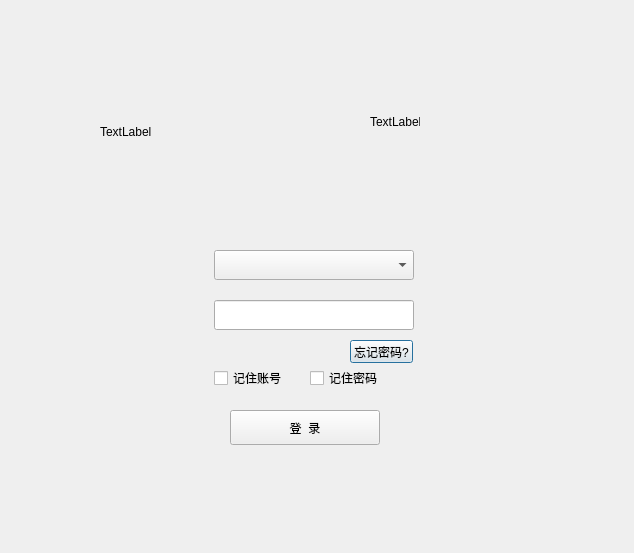
<?xml version="1.0" encoding="UTF-8"?>
<ui version="4.0">
 <class>LoginWindow</class>
 <widget class="QDialog" name="LoginWindow">
  <property name="geometry">
   <rect>
    <x>0</x>
    <y>0</y>
    <width>634</width>
    <height>553</height>
   </rect>
  </property>
  <property name="minimumSize">
   <size>
    <width>634</width>
    <height>553</height>
   </size>
  </property>
  <property name="maximumSize">
   <size>
    <width>634</width>
    <height>553</height>
   </size>
  </property>
  <property name="windowTitle">
   <string>Dialog</string>
  </property>
  <property name="locale">
   <locale language="English" country="UnitedStates"/>
  </property>
  <widget class="QComboBox" name="accountComboBox">
   <property name="geometry">
    <rect>
     <x>214</x>
     <y>250</y>
     <width>200</width>
     <height>30</height>
    </rect>
   </property>
   <property name="sizePolicy">
    <sizepolicy hsizetype="Fixed" vsizetype="Fixed">
     <horstretch>0</horstretch>
     <verstretch>0</verstretch>
    </sizepolicy>
   </property>
   <property name="minimumSize">
    <size>
     <width>200</width>
     <height>30</height>
    </size>
   </property>
   <property name="maximumSize">
    <size>
     <width>200</width>
     <height>30</height>
    </size>
   </property>
   <property name="focusPolicy">
    <enum>Qt::WheelFocus</enum>
   </property>
   <property name="contextMenuPolicy">
    <enum>Qt::NoContextMenu</enum>
   </property>
   <property name="accessibleName">
    <string>login_username</string>
   </property>
   <property name="locale">
    <locale language="Chinese" country="China"/>
   </property>
   <property name="editable">
    <bool>false</bool>
   </property>
   <property name="insertPolicy">
    <enum>QComboBox::NoInsert</enum>
   </property>
  </widget>
  <widget class="QLineEdit" name="passwordEdit">
   <property name="geometry">
    <rect>
     <x>214</x>
     <y>300</y>
     <width>200</width>
     <height>30</height>
    </rect>
   </property>
   <property name="sizePolicy">
    <sizepolicy hsizetype="Fixed" vsizetype="Fixed">
     <horstretch>0</horstretch>
     <verstretch>0</verstretch>
    </sizepolicy>
   </property>
   <property name="minimumSize">
    <size>
     <width>200</width>
     <height>30</height>
    </size>
   </property>
   <property name="maximumSize">
    <size>
     <width>200</width>
     <height>30</height>
    </size>
   </property>
   <property name="contextMenuPolicy">
    <enum>Qt::DefaultContextMenu</enum>
   </property>
   <property name="echoMode">
    <enum>QLineEdit::Password</enum>
   </property>
  </widget>
  <widget class="QCheckBox" name="rememberPsd">
   <property name="geometry">
    <rect>
     <x>214</x>
     <y>370</y>
     <width>71</width>
     <height>16</height>
    </rect>
   </property>
   <property name="text">
    <string>记住账号</string>
   </property>
  </widget>
  <widget class="QCheckBox" name="autoLogin">
   <property name="geometry">
    <rect>
     <x>310</x>
     <y>370</y>
     <width>71</width>
     <height>16</height>
    </rect>
   </property>
   <property name="text">
    <string>记住密码</string>
   </property>
  </widget>
  <widget class="QPushButton" name="loginButton">
   <property name="geometry">
    <rect>
     <x>230</x>
     <y>410</y>
     <width>150</width>
     <height>35</height>
    </rect>
   </property>
   <property name="minimumSize">
    <size>
     <width>150</width>
     <height>35</height>
    </size>
   </property>
   <property name="maximumSize">
    <size>
     <width>150</width>
     <height>35</height>
    </size>
   </property>
   <property name="focusPolicy">
    <enum>Qt::NoFocus</enum>
   </property>
   <property name="text">
    <string>登  录</string>
   </property>
  </widget>
  <widget class="QLabel" name="labelLog">
   <property name="geometry">
    <rect>
     <x>100</x>
     <y>110</y>
     <width>260</width>
     <height>44</height>
    </rect>
   </property>
   <property name="text">
    <string>TextLabel</string>
   </property>
  </widget>
  <widget class="QLabel" name="labelVersion">
   <property name="geometry">
    <rect>
     <x>370</x>
     <y>100</y>
     <width>50</width>
     <height>44</height>
    </rect>
   </property>
   <property name="text">
    <string>TextLabel</string>
   </property>
  </widget>
  <widget class="QPushButton" name="pButtonForgetPassword">
   <property name="geometry">
    <rect>
     <x>350</x>
     <y>340</y>
     <width>63</width>
     <height>23</height>
    </rect>
   </property>
   <property name="text">
    <string>忘记密码?</string>
   </property>
  </widget>
 </widget>
 <resources/>
 <connections/>
</ui>
